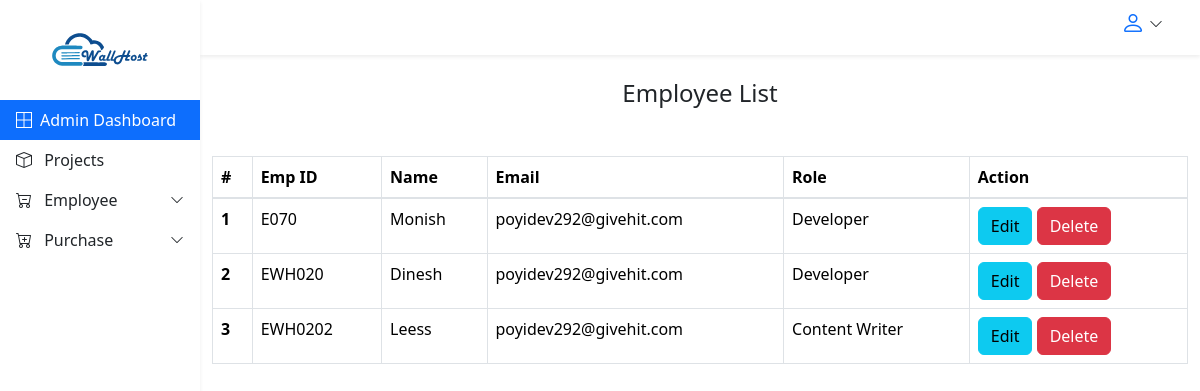
The app's page /admin/employee/list.php with its own data.
### tables this page shows
CREATE TABLE IF NOT EXISTS `employees` (
  `id` bigint unsigned NOT NULL AUTO_INCREMENT,
  `emp_id` varchar(255) DEFAULT NULL,
  `emp_name` varchar(255) DEFAULT NULL,
  `emp_dep` varchar(255) DEFAULT NULL,
  `emp_mobile` varchar(255) DEFAULT NULL,
  `emp_doj` varchar(255) DEFAULT NULL,
  `emp_email` varchar(255) DEFAULT NULL,
  `emp_pass` varchar(255) DEFAULT NULL,
  `created_at` timestamp NULL DEFAULT NULL,
  PRIMARY KEY (`id`),
  KEY `empID_index` (`emp_id`)
);

### config/index.php (called while the page is built, shortened)
<?php
$url = "http://localhost/project/employee_portal/";

### Database.php (called while the page is built, shortened)
<?php
class Database {
    private $conn;
    public function __construct()
    {
        $this->conn = mysqli_connect(DB_HOST, DB_USER, DB_PASSWORD, DB_DATABASE);
    }
    public function getConnection()
    {
        return $this->conn;
    }
}
?>

### Model/Employee.php (called while the page is built, shortened)
<?php
class Employee extends Database
{
  private $conn;
  public function __construct()
  {
    $this->conn = $this->getConnection();
  }
  public function list()
  {
    $sql = "SELECT * FROM employees";
    $res = $this->conn->query($sql);
    if ($res->num_rows > 0) {
      $employees = [];
      while ($row = $res->fetch_assoc()) {
        $employees[] = $row;
      }
      return $employees;
    } else {
      return [];
    }
  }
}

### admin/employee/list.php (the view, shortened to what this page needs)
<?php
include(__DIR__ . '/../../config/index.php');
require(HEADER);
require MODEL_PATH."/Employee.php";
?>
<div class="container-fluid">
  <div class="row">
    <?php
    require(__DIR__ . '/../layouts/sidebar.php');
    ?>
    <main class="container-fluid">
      <div class="add-employee">
        <h4 class="text-center mb-5">Employee List</h4>
        <div>
          <table class="table table-bordered">
            <thead>
              <tr>
                <th scope="col">#</th>
                <th scope="col">Emp ID</th>
                <th scope="col">Name</th>
                <th scope="col">Email</th>
                <th scope="col">Role</th>
                <th scope="col">Action</th>
              </tr>
            </thead>
            <tbody>
              <?php
              $emp = new Employee();
              $empList = $emp->list();
              $i = 1;
              if (empty($emp)) {
                echo "<tr><td colspan='5'>No employee found.</td></tr>";
              } else {
                foreach ($empList as $val) {  ?>
                  <tr>
                    <th scope="row"><?php echo $i++; ?></th>
                    <td><?php echo htmlspecialchars($val['emp_id']); ?></td>
                    <td><?php echo htmlspecialchars($val['emp_name']); ?></td>
                    <td><?php echo htmlspecialchars($val['emp_email']); ?></td>
                    <td><?php echo htmlspecialchars($val['emp_dep']); ?></td>
                    <td>
                      <a href="edit.php?id=<?php echo $val['id']; ?>" class="btn btn-info">Edit</a>
                      <a href="list.php?del_id=<?php echo $val['id']; ?>" class="btn btn-danger" onclick="return confirm('Are you sure you want to delete this employee?');">Delete</a>
                    </td>
                  </tr>
              <?php   }
              }
              ?>
            </tbody>
          </table>
        </div>
      </div>
    </main>
  </div>
</div>
</div>
<?php
include('../../layouts/footer.php');
?>

### layouts/header.php (shortened to what this page needs)
<!DOCTYPE html>
<html>
<head>
  <link rel="stylesheet" href="../assets/css/style.css">
  <link rel="stylesheet" href="https://cdn.jsdelivr.net/npm/bootstrap@4.6.0/dist/css/bootstrap.min.css">
  <link href="https://cdn.jsdelivr.net/npm/bootstrap@5.3.3/dist/css/bootstrap.min.css" rel="stylesheet">
  <link rel="stylesheet" href="https://cdn.jsdelivr.net/npm/bootstrap-icons@1.4.1/font/bootstrap-icons.css">
</head>
<body>

### admin/layouts/sidebar.php (shortened to what this page needs)
<div class="col-md-3 col-lg-2 px-0 position-fixed h-100 bg-white shadow-sm sidebar" id="sidebar">
 <div class="bi text-primary d-flex justify-content-center">  <img src="<?=$url ?>assets/images/logo.svg" alt="logo" width="100" height="100"> </div>
  <div class="list-group rounded-0">
    <a href="#" class="list-group-item list-group-item-action active border-0 d-flex align-items-center">
      <span class="bi bi-border-all"></span>
      <span class="ml-2"> Admin Dashboard</span>
    </a>
    <a href="#" class="list-group-item list-group-item-action border-0 align-items-center">
      <span class="bi bi-box"></span>
      <span class="ml-2">Projects</span>
    </a>
    <button class="list-group-item list-group-item-action border-0 d-flex justify-content-between align-items-center" data-toggle="collapse" data-target="#sale-collapse">
      <div>
        <span class="bi bi-cart-dash"></span>
        <span class="ml-2">Employee</span>
      </div>
      <span class="bi bi-chevron-down small"></span>
    </button>
    <button class="list-group-item list-group-item-action border-0 d-flex justify-content-between align-items-center" data-toggle="collapse" data-target="#purchase-collapse">
      <div>
        <span class="bi bi-cart-plus"></span>
        <span class="ml-2">Purchase</span>
      </div>
      <span class="bi bi-chevron-down small"></span>
    </button>
  </div>
</div>
<div class="col-md-9 col-lg-10 ml-md-auto px-0">
  <nav class="w-100 d-flex px-4 py-2 mb-4 shadow-sm">
    <div class="dropdown ml-auto">
      <button class="btn py-0 d-flex align-items-center" id="logout-dropdown" data-toggle="dropdown" aria-expanded="false">
        <span class="bi bi-person text-primary h4"></span>
        <span class="bi bi-chevron-down ml-1 mb-2 small"></span>
      </button>
    </div>
  </nav>

### layouts/footer.php (shortened to what this page needs)
</body>
</html>

### assets/css/style.css (style rules this page uses)
body { font-family: 'Barlow', sans-serif; }
.sidebar { top: 0; left : 0; z-index : 100; overflow-y: auto; }

### records on screen
employees: emp "E070", emp_name "Monish", emp_email "poyidev292@givehit.com", emp_dep "Developer"
employees: emp "EWH020", emp_name "Dinesh", emp_email "poyidev292@givehit.com", emp_dep "Developer"
employees: emp "EWH0202", emp_name "Leess", emp_email "poyidev292@givehit.com", emp_dep "Content Writer"
